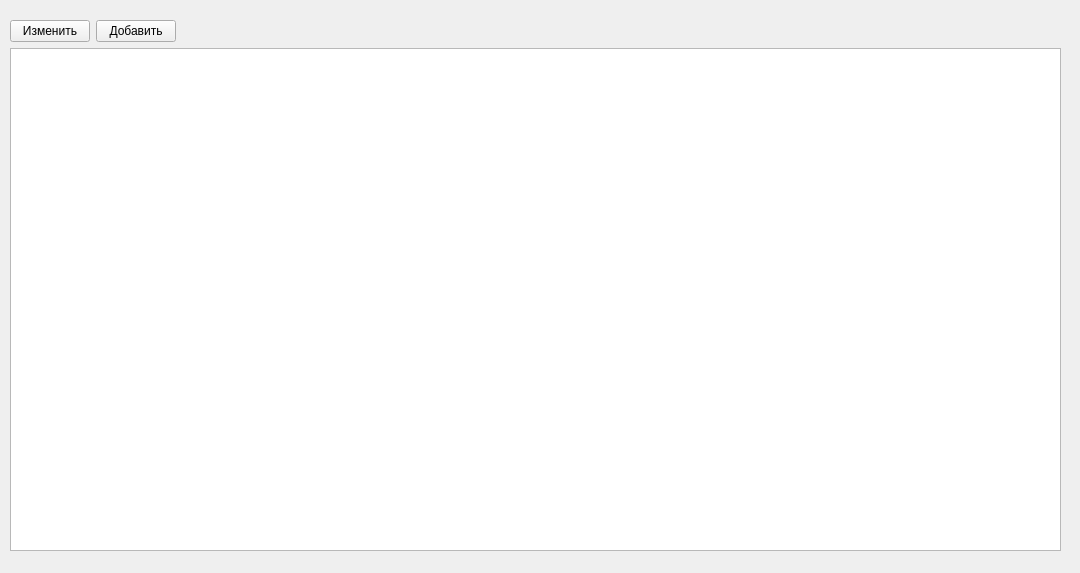
<?xml version="1.0" encoding="UTF-8"?>
<ui version="4.0">
 <class>Form</class>
 <widget class="QWidget" name="Form">
  <property name="geometry">
   <rect>
    <x>0</x>
    <y>0</y>
    <width>1080</width>
    <height>573</height>
   </rect>
  </property>
  <property name="windowTitle">
   <string>Form</string>
  </property>
  <widget class="QWidget" name="verticalLayoutWidget">
   <property name="geometry">
    <rect>
     <x>10</x>
     <y>20</y>
     <width>1051</width>
     <height>531</height>
    </rect>
   </property>
   <layout class="QVBoxLayout" name="verticalLayout">
    <item>
     <layout class="QHBoxLayout" name="horizontalLayout">
      <item>
       <widget class="QPushButton" name="pushButton_2">
        <property name="text">
         <string>Изменить</string>
        </property>
       </widget>
      </item>
      <item>
       <widget class="QPushButton" name="pushButton">
        <property name="text">
         <string>Добавить</string>
        </property>
       </widget>
      </item>
      <item>
       <spacer name="horizontalSpacer">
        <property name="orientation">
         <enum>Qt::Horizontal</enum>
        </property>
        <property name="sizeHint" stdset="0">
         <size>
          <width>40</width>
          <height>20</height>
         </size>
        </property>
       </spacer>
      </item>
     </layout>
    </item>
    <item>
     <widget class="QTableWidget" name="tableWidget"/>
    </item>
   </layout>
  </widget>
 </widget>
 <resources/>
 <connections/>
</ui>
